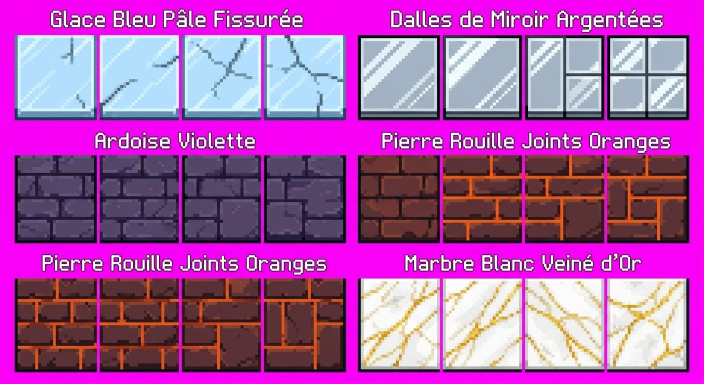
#> input picture Assets/Gemini/originaux/sols_aile_droite.jpg, 1408 x 768 px, found by its file name (shown at 1/2 size)
$ python traiter_sols_droite.py
#> lines starting #> are read from the running program, lines starting #| are printed output that depends on the picture
"""SOLS DE L'AILE DROITE : planche Gemini `originaux/sols_aile_droite.jpg` (6 bandes de 4 tuiles) ->
`sol_<style>`, `_b` (retournée), `_c` / `_d` (variantes) pour : glace, miroir, ardoise, rouille, rouille2, marbre.
Styles des plumes (generer_aile_droite.py) : D1 rouille, D2 marbre, D3 ardoise (la glace `i` ressort dessus), D4 miroir, D5 rouille2."""
from PIL import Image
D = "Assets/Gemini/"
im = Image.open(D + "originaux/sols_aile_droite.jpg").convert("RGB")
#> im is the input picture: PIL image 1408x768 RGB; mean R, G, B 169.8, 86.7, 166.2
# (boîte de la bande, marge basse : la glace et le miroir ont une lèvre épaisse en bas)
BANDES = {
    "glace":    ((30, 70, 692, 240), 16),
    "miroir":   ((716, 70, 1380, 240), 16),
    "ardoise":  ((30, 310, 692, 486), 9),
    "rouille":  ((716, 310, 1380, 486), 9),
    "rouille2": ((30, 557, 692, 744), 9),
    "marbre":   ((716, 557, 1380, 744), 9),
}
M = 9


def tuile(box, bas, i):
    x0, y0, x1, y1 = box
    w = (x1 - x0) / 4.0
    c = im.crop((int(x0 + i * w + M), y0 + M, int(x0 + (i + 1) * w - M), y1 - bas))
    return c.resize((16, 16), Image.LANCZOS)


for nom, (box, bas) in BANDES.items():
    t = [tuile(box, bas, i) for i in range(4)]
    for suffixe, img in (("", t[0]), ("_b", t[0].transpose(Image.FLIP_LEFT_RIGHT)), ("_c", t[1]), ("_d", t[3])):
        img.save(D + "tuiles/sol_%s%s.png" % (nom, suffixe))
    print(nom)
#> this loop made 6 passes
#> pass 1, in tuile, `c = im.crop((int(x0 + i * w + M), y0 + M, int(x0 + (i + 1) * w - M), y..`:
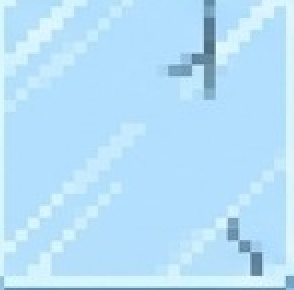
#> c: PIL image 147x145 RGB (shown 2 times larger); mean R, G, B 181.7, 223.6, 249.1
#> pass 1, in tuile (call 2), `c = im.crop((int(x0 + i * w + M), y0 + M, int(x0 + (i + 1) * w - M), y..`:
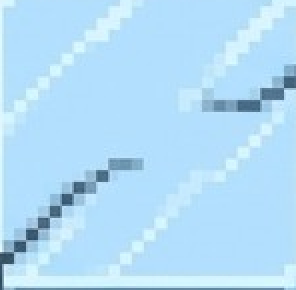
#> c: PIL image 148x145 RGB (shown 2 times larger); mean R, G, B 178.6, 220.8, 247.3
#> pass 1, in tuile (call 3), `c = im.crop((int(x0 + i * w + M), y0 + M, int(x0 + (i + 1) * w - M), y..`:
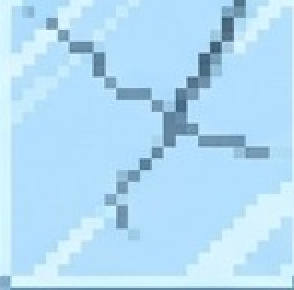
#> c: PIL image 147x145 RGB (shown 2 times larger); mean R, G, B 178.3, 219.6, 244.8
#> pass 1, in tuile (call 4), `c = im.crop((int(x0 + i * w + M), y0 + M, int(x0 + (i + 1) * w - M), y..`:
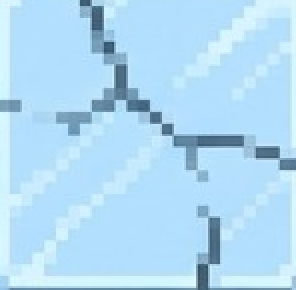
#> c: PIL image 148x145 RGB (shown 2 times larger); mean R, G, B 176.8, 218.4, 244.1
#> after the loop:
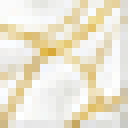
#> img: PIL image 16x16 RGB (shown 8 times larger); mean R, G, B 236.2, 229.4, 210.1

# Plume D2 (dalles rouges / bleues) : le marbre est trop clair, les dalles ne ressortent pas -> marbre ASSOMBRI (« marbre_sombre »),
# gris chaud neutre, ni rouge ni bleu.
from PIL import ImageEnhance
for suffixe in ("", "_b", "_c", "_d"):
    img = Image.open(D + "tuiles/sol_marbre%s.png" % suffixe).convert("RGB")
    img = ImageEnhance.Brightness(img).enhance(0.42)
    img = ImageEnhance.Contrast(img).enhance(1.15)
    img.save(D + "tuiles/sol_marbre_sombre%s.png" % suffixe)
print("marbre_sombre")

# Plume D4 (le reflet est un fantôme bleu glacé) : le sol « miroir » est trop clair et bleuté, le reflet s'y perd -> sol ASSOMBRI
# et réchauffé (« miroir_sombre » : pierre brun-gris sombre) pour que le reflet bleu ressorte.
for suffixe in ("", "_b", "_c", "_d"):
    img = Image.open(D + "tuiles/sol_miroir%s.png" % suffixe).convert("RGB")
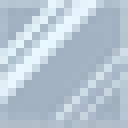
#> img: PIL image 16x16 RGB (shown 8 times larger); mean R, G, B 181.2, 196.6, 209.8
    img = ImageEnhance.Color(img).enhance(0.35)
    img = ImageEnhance.Brightness(img).enhance(0.36)
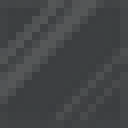
#> img: PIL image 16x16 RGB (shown 8 times larger); mean R, G, B 67.5, 69.5, 71
    img = ImageEnhance.Contrast(img).enhance(1.1)
    r, g, b = img.split()
    r = r.point(lambda v: min(255, int(v * 1.12) + 3)); b = b.point(lambda v: int(v * 0.88))
    Image.merge("RGB", (r, g, b)).save(D + "tuiles/sol_miroir_sombre%s.png" % suffixe)
print("miroir_sombre")
